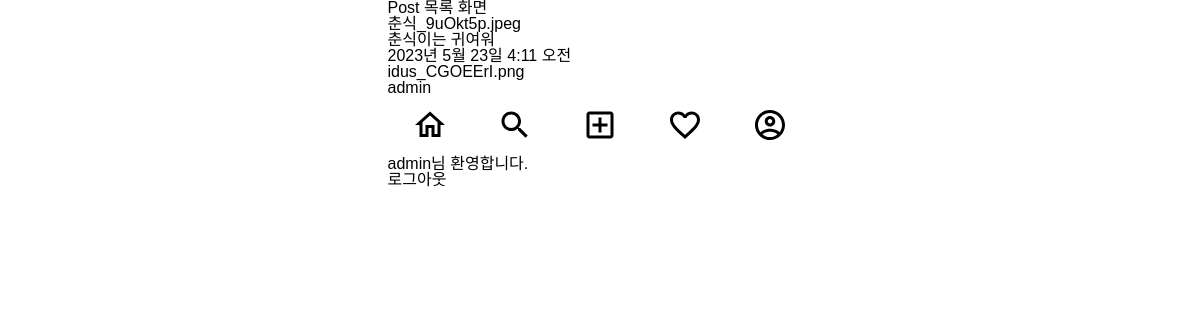
The page /posts/ (signed in) on the database as committed earlier.
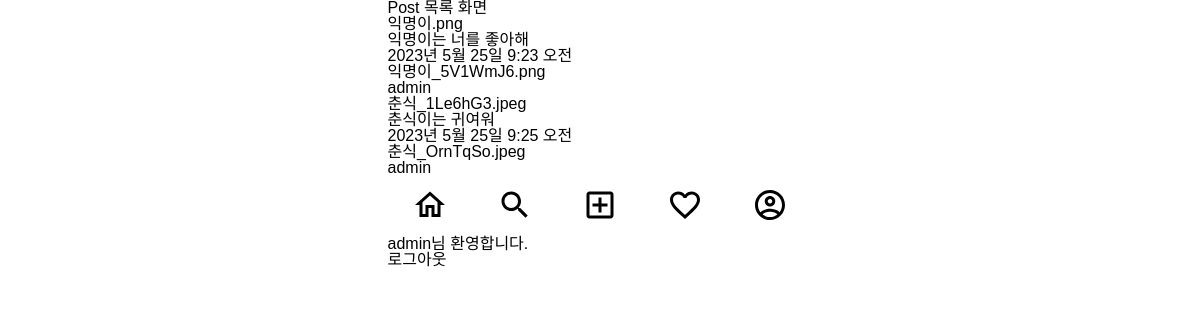
The same page on the database as committed later.
### posts/models.py (models this page shows)
class Post(models.Model):
    image = models.ImageField(verbose_name='이미지', null=True, blank=True)
    content = models.TextField(verbose_name='내용')
    created_at = models.DateTimeField(verbose_name='작성일', auto_now_add=True)
    view_count = models.IntegerField(verbose_name='조회수', default=0)
    writer = models.ForeignKey(to=User, on_delete=models.CASCADE, null=True, blank=True)

### users/models.py (models this page shows)
class User(AbstractUser):
    phone = models.CharField(verbose_name='전화번호', max_length=11)
    objects = UserManager()

### posts/views.py (the view)
# urls.py: path('', post_list_view, name='post-list'),
def post_list_view(request):
    post_list = Post.objects.filter(writer = request.user)
    context = {
        'post_list': post_list
    }
    return render(request, 'posts/post_list.html', context)

### templates/posts/post_list.html (shortened to what this page needs)
{% extends 'base.html' %}
{% block content %}
<h1>Post 목록 화면</h1>
{% for post in post_list %}
    <div>
        {{ post.image }}<br>
        {{ post.content }}<br>
        {{ post.created_at }}<br>
        {{ post.view_count }}<br>
        {{ post.writer }}<br>
    </div>
{% endfor %}
{% endblock %}

Rows that differ between the two databases and show on the page:
removed Post: image "춘식_9uOkt5p.jpeg", content "춘식이는 귀여워", created_at "2023년 5월 23일 4:11 오전", view_count "idus_CGOEErI.png", writer "admin"
added Post: image "익명이.png", content "익명이는 너를 좋아해", created_at "2023년 5월 25일 9:23 오전", view_count "익명이_5V1WmJ6.png", writer "admin"
added Post: image "춘식_1Le6hG3.jpeg", content "춘식이는 귀여워", created_at "2023년 5월 25일 9:25 오전", view_count "춘식_OrnTqSo.jpeg", writer "admin"
